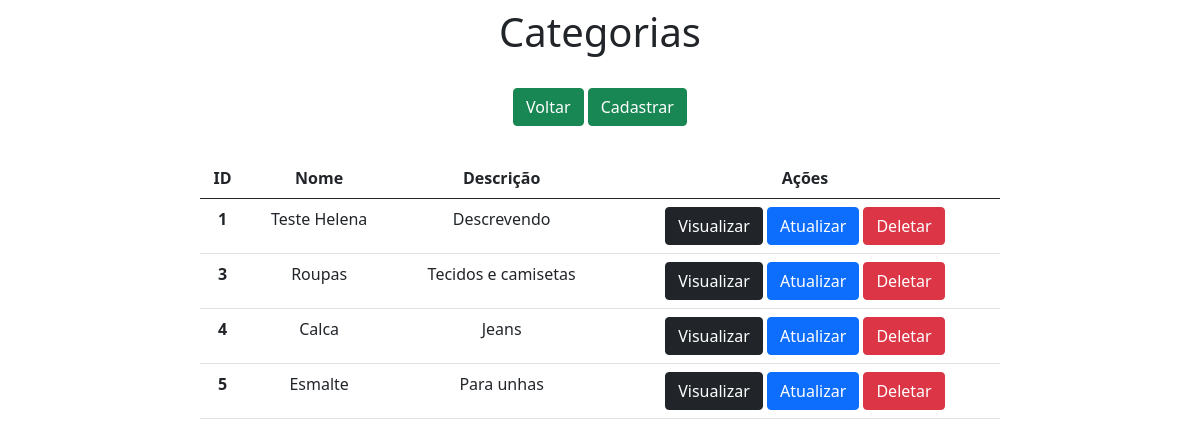
/categories/, run on an earlier commit of the app's database.
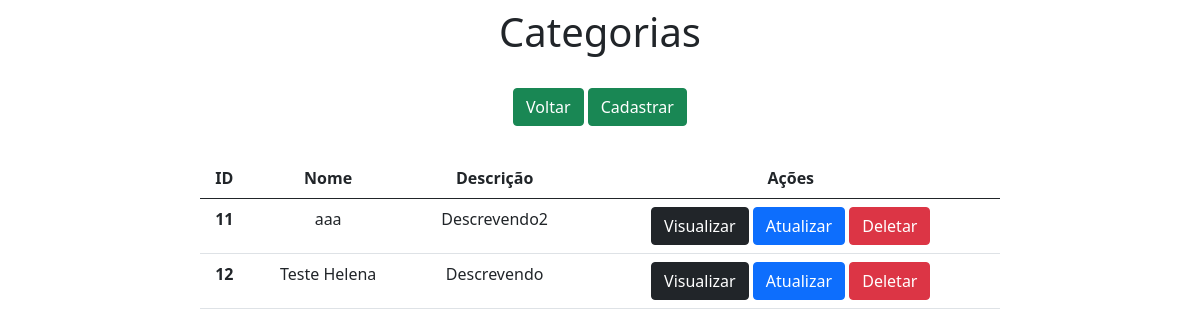
And on a later commit of the database.
### app/models.py (models this page shows)
class Categories(models.Model):
   name = models.CharField(max_length=80)
   description = models.CharField(max_length=150)

### app/views.py (the view)
# urls.py: path('categories/', categories, name='categories'),
def categories(request):
    data = {}
    data['db'] = Categories.objects.all()
    return render(request, 'categories.html', data)

### app/templates/categories.html (shortened to what this page needs)
<!DOCTYPE html>
<html lang="pt-br" xmlns="http://www.w3.org/1999/html">
<head>
    <link href="https://cdn.jsdelivr.net/npm/bootstrap@5.0.0-beta2/dist/css/bootstrap.min.css" rel="stylesheet"
>
</head>
<body>
    <div class="col-8 m-auto pt-2 pb-2 text-center">
        <h1>Categorias</h1>
    </div>
    <div class="col-8 m-auto pt-3 pb-2 text-center">
        <a href="/" class="btn btn-success">Voltar</a>
        <a href="/categoriesForm" class="btn btn-success">Cadastrar</a>
    </div>
    <div class="col-8 m-auto pt-4 pb-2 text-center">
        <table class="table">
          <thead class="thead-dark">
            <tr>
              <th scope="col">ID</th>
              <th scope="col">Nome</th>
              <th scope="col">Descrição</th>
                <th scope="col">Ações</th>
            </tr>
          </thead>
          <tbody>
          {% for dbs in db %}
            <tr>
              <th>{{dbs.id}}</th>
              <td>{{dbs.name}}</td>
              <td>{{dbs.description}}</td>
                <td>
                    <a href="/viewCategorie/{{dbs.id}}" class="btn btn-dark">Visualizar</a>
                    <a href="/editCategorie/{{dbs.id}}" class="btn btn-primary">Atualizar</a>
                    <a href="/deleteCategorie/{{dbs.id}}" class="btn btn-danger btnDel">Deletar</a>
                </td>
            </tr>
          {% endfor %}
          </tbody>
        </table>
    </div>
    {% load static %}
</body>
</html>

What changed in the data, as far as the page shows it:
removed Categories: id "1", name "Teste Helena", description "Descrevendo"
removed Categories: id "3", name "Roupas", description "Tecidos e camisetas"
removed Categories: id "4", name "Calca", description "Jeans"
removed Categories: id "5", name "Esmalte", description "Para unhas"
added Categories: id "11", name "aaa", description "Descrevendo2"
added Categories: id "12", name "Teste Helena", description "Descrevendo"
